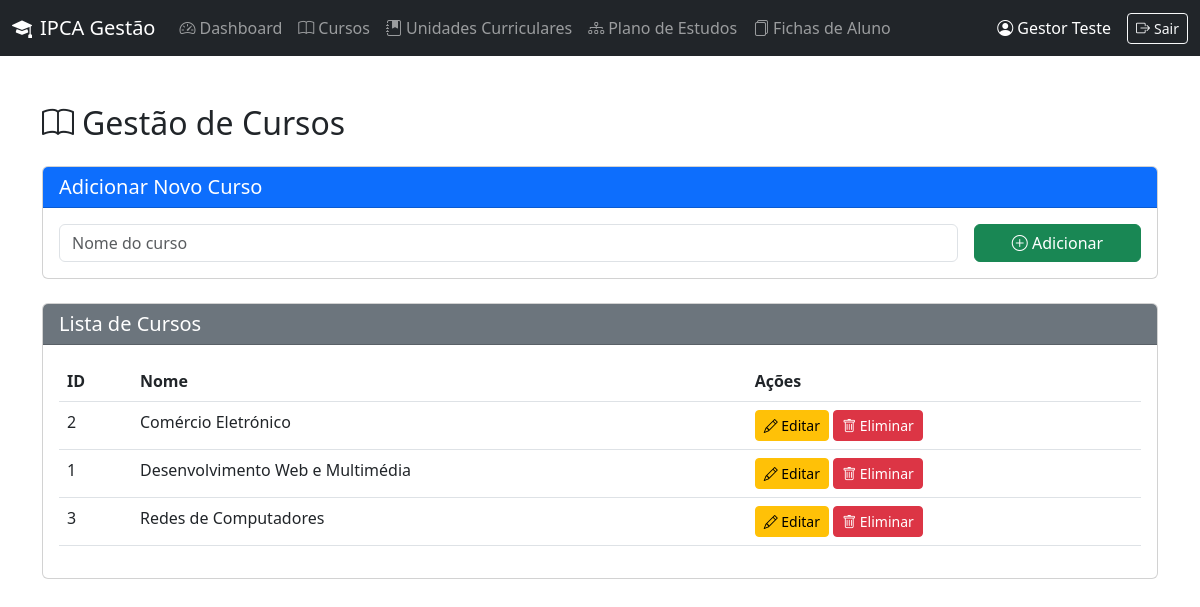
/gestor/cursos.php (signed in), run on the app's committed database.
### tables this page shows
CREATE TABLE `cursos` (
  `Id_cursos` int(11) NOT NULL,
  `nome_cursos` text NOT NULL
);

### gestor/cursos.php (the view, shortened to what this page needs)
<?php
require_once '../includes/config.php';
$cursos = $pdo->query("SELECT * FROM cursos ORDER BY nome_cursos")->fetchAll();
?>
<!DOCTYPE html>
<html lang="pt">
<head>
    <link href="https://cdn.jsdelivr.net/npm/bootstrap@5.3.0/dist/css/bootstrap.min.css" rel="stylesheet">
    <link rel="stylesheet" href="https://cdn.jsdelivr.net/npm/bootstrap-icons@1.11.1/font/bootstrap-icons.css">
</head>
<body>
    <?php include '../includes/navbar.php'; ?>
    <div class="container mt-5">
        <h2 class="mb-4"><i class="bi bi-book me-2"></i>Gestão de Cursos</h2>
        <div class="card mb-4">
            <div class="card-header bg-primary text-white">
                <h5 class="mb-0">Adicionar Novo Curso</h5>
            </div>
            <div class="card-body">
                <form method="post" class="row g-3">
                    <div class="col-md-10">
                        <input type="text" class="form-control" name="nome_cursos" placeholder="Nome do curso" required>
                    </div>
                    <div class="col-md-2">
                        <button type="submit" class="btn btn-success w-100"><i class="bi bi-plus-circle"></i> Adicionar</button>
                    </div>
                </form>
            </div>
        </div>
        <div class="card">
            <div class="card-header bg-secondary text-white">
                <h5 class="mb-0">Lista de Cursos</h5>
            </div>
            <div class="card-body">
                <table class="table table-hover">
                    <thead>
                        <tr>
                            <th>ID</th>
                            <th>Nome</th>
                            <th>Ações</th>
                        </tr>
                    </thead>
                    <tbody>
                        <?php foreach ($cursos as $curso): ?>
                        <tr>
                            <td><?= $curso['Id_cursos'] ?></td>
                            <td><?= htmlspecialchars($curso['nome_cursos']) ?></td>
                            <td>
                                <button class="btn btn-sm btn-warning" data-bs-toggle="modal" data-bs-target="#editModal<?= $curso['Id_cursos'] ?>"><i class="bi bi-pencil"></i> Editar</button>
                                <a href="?delete=<?= $curso['Id_cursos'] ?>" class="btn btn-sm btn-danger" onclick="return confirm('Tem certeza?')"><i class="bi bi-trash"></i> Eliminar</a>
                            </td>
                        </tr>
                        <?php endforeach; ?>
                    </tbody>
                </table>
            </div>
        </div>
    </div>
</body>
</html>

### data on the page
cursos: Id_cursos "2", nome_cursos "Comércio Eletrónico"
cursos: Id_cursos "1", nome_cursos "Desenvolvimento Web e Multimédia"
cursos: Id_cursos "3", nome_cursos "Redes de Computadores"

### other printed values
$_SESSION['user_name'] "Gestor Teste"
